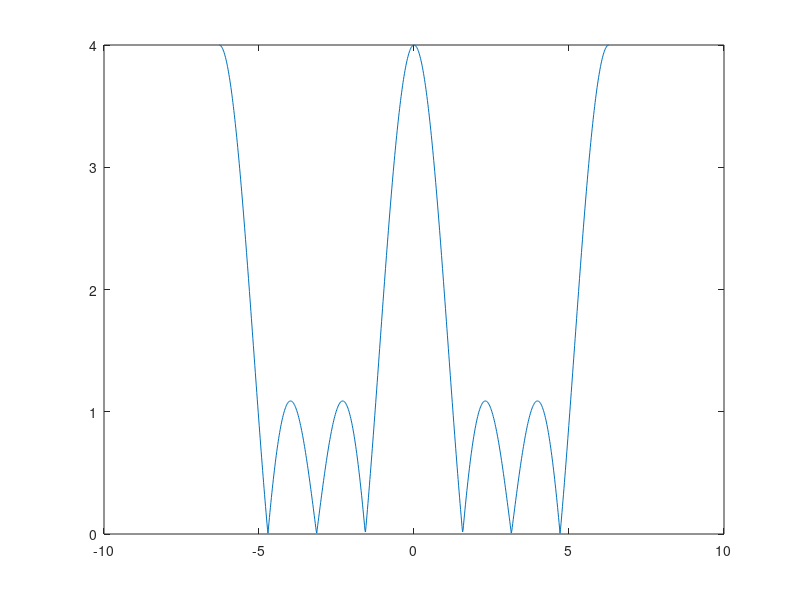
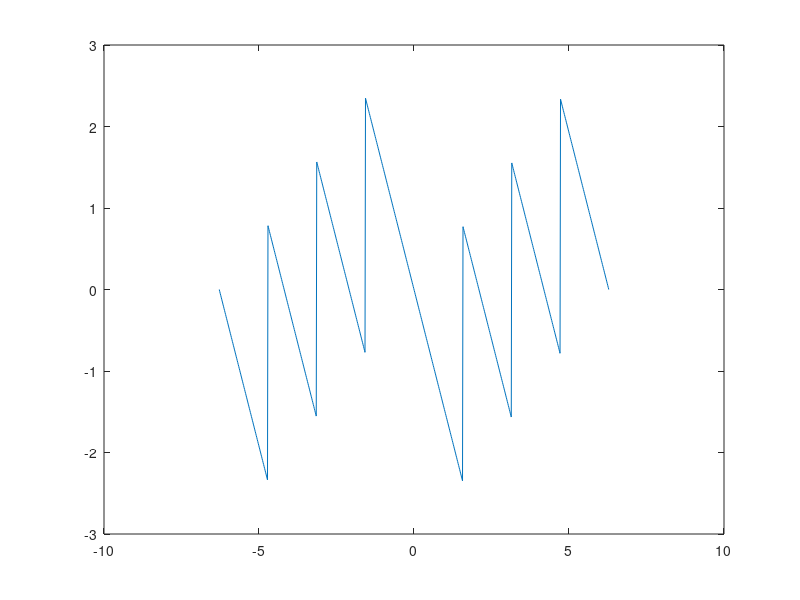

These figures' MATLAB source, in order:
M = 4; 
w = linspace(-2*pi,2*pi,800);
X_dtft = (sin(w*M/2) ./ sin(w/2)) .* exp(-1j * w * (M-1)/2);
figure(1);
plot(w,abs(X_dtft));
figure(2);
plot(w,angle(X_dtft));

